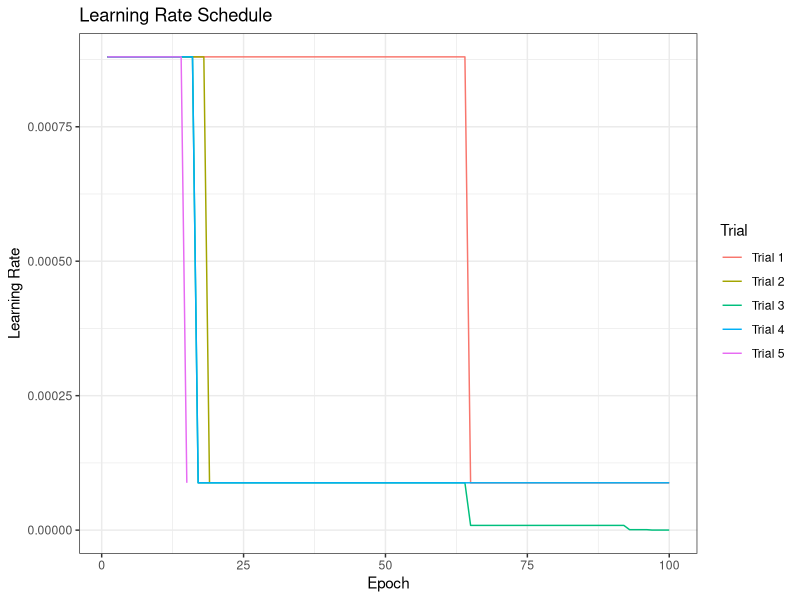
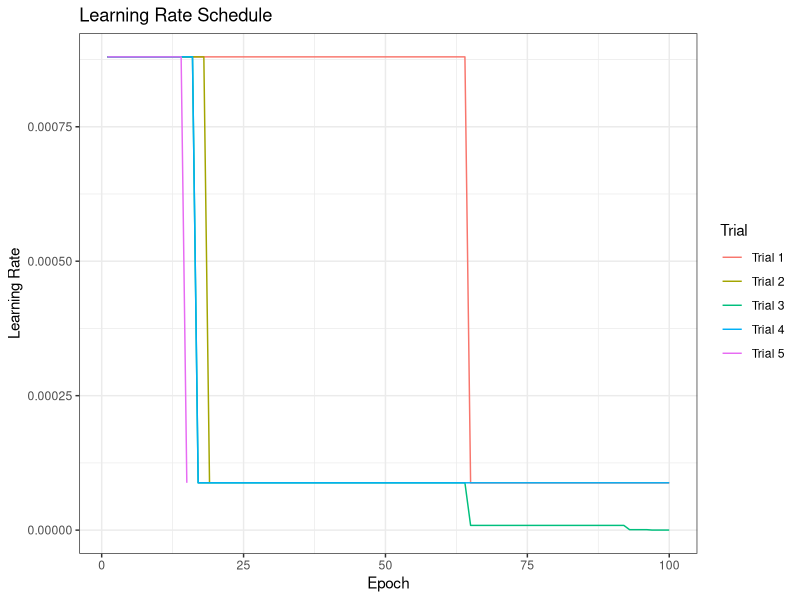

Here is the R script that generated these plots, in order:
# IMPORT PACKAGES
library(ggplot2)
library(readr)

# DATA INGESTION
trial_1 <- readr::read_csv("Data/Trial-1/Learning_Curve.csv")
trial_2 <- readr::read_csv("Data/Trial-2/Learning_Curve.csv")
trial_3 <- readr::read_csv("Data/Trial-3/Learning_Curve.csv")
trial_4 <- readr::read_csv("Data/Trial-4/Learning_Curve.csv")
trial_5 <- readr::read_csv("Data/Trial-5/Learning_Curve.csv")

# DATA VISUALIZATION

## Learning Rate Schedule
ggplot() + 
	geom_line(data = trial_1, aes(epoch, lr_per_epoch, color = "Trial 1")) + 
	geom_line(data = trial_2, aes(epoch, lr_per_epoch, color = "Trial 2")) + 
	geom_line(data = trial_3, aes(epoch, lr_per_epoch, color = "Trial 3")) + 
	geom_line(data = trial_4, aes(epoch, lr_per_epoch, color = "Trial 4")) + 
	geom_line(data = trial_5, aes(epoch, lr_per_epoch, color = "Trial 5")) +
	labs(title = "Learning Rate Schedule",
		 x = "Epoch",
		 y = "Learning Rate",
		 color = "Trial") +
	theme_bw()
ggsave("Figures/Learning_Rate_Schedule.pdf", height = 6, width = 15, 
	   units = "in", scale = 0.8)
